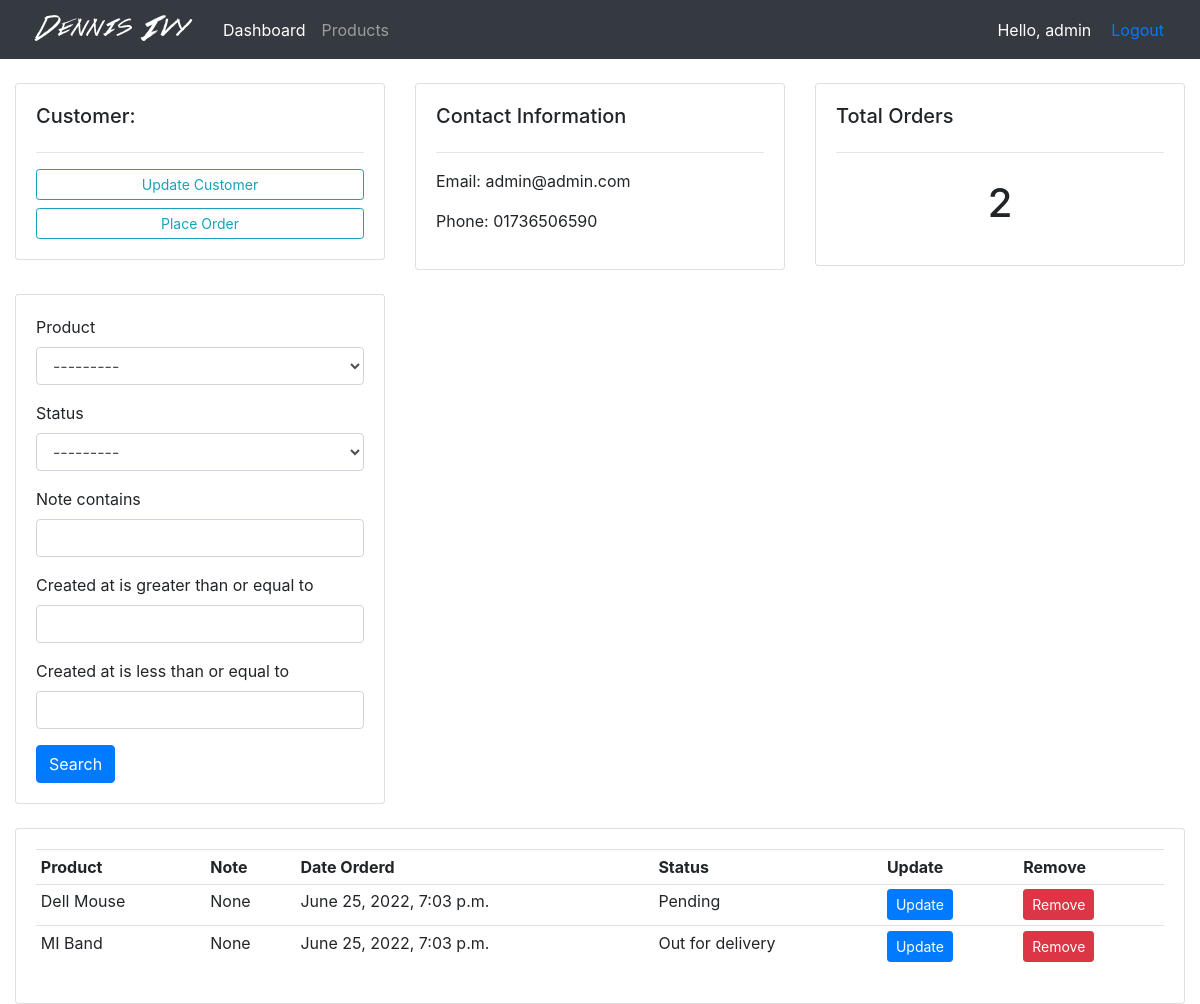
The page /customer/3/ (signed in) on the database its author committed.
### accounts/models.py (models this page shows, shortened)
class Customer(models.Model):
    user = models.OneToOneField(
        User, null=True, blank=True, on_delete=models.CASCADE)
    name = models.CharField(max_length=200)
    phone = models.CharField(max_length=200)
    email = models.CharField(max_length=200)
    profile_pic = models.ImageField(
        default="profile1.png", null=True, blank=True)
    created_at = models.DateTimeField(auto_now_add=True)

class Order(models.Model):
    STATUS = (
        ('Pending', 'Pending'),
        ('Out for delivery', 'Out for delivery'),
        ('Delivered', 'Delivered')
    )
    customer = models.ForeignKey(
        Customer, null=True, on_delete=models.SET_NULL)
    product = models.ForeignKey(Product, null=True, on_delete=models.SET_NULL)
    created_at = models.DateTimeField(auto_now_add=True, null=True)
    status = models.CharField(max_length=200, null=True, choices=STATUS)
    note = models.CharField(max_length=1000, null=True)

class Product(models.Model):
    CATEGORY = (
        ('Indoor', 'Indoor'),
        ('Outdoor', 'Outdoor')
    )
    name = models.CharField(max_length=200)
    price = models.FloatField(null=True)
    category = models.CharField(max_length=200, choices=CATEGORY)
    description = models.CharField(max_length=200, blank=True)
    created_at = models.DateTimeField(auto_now_add=True)
    tags = models.ManyToManyField(Tag)
    def __str__(self):
        return f"{self.name}"

### accounts/decorators.py (the view)
        def wrapper_func(request, *args, **kwargs):
            group = None
            if request.user.groups.exists():
                group = request.user.groups.all()[0].name
            if group in allowed_roles:
                return view_func(request, *args, **kwargs)
            else:
                return HttpResponse("Unauthorized person!")

### accounts/views.py (called while the page is built)
@login_required(login_url='accounts:login')
@allowed_users(allowed_roles=['admin'])
def customer(request, pk):
    customer = Customer.objects.get(id=pk)
    orders = customer.order_set.all()
    order_count = orders.count()
    myFilter = OrderFilter(request.GET, queryset=orders)
    orders = myFilter.qs
    context = {
        'customer': customer,
        'orders': orders,
        'order_count': order_count,
        'myFilter': myFilter
    }
    return render(request, 'accounts/customer.html', context)

### accounts/templates/accounts/customer.html
{% extends 'accounts/base.html' %}
{% block content %}
{% load crispy_forms_tags %}
<br>
<div class="row">
<div class="col-md">
  <div class="card card-body">
    <h5>Customer:</h5>
    <hr>
    <a class="btn btn-outline-info  btn-sm btn-block" href="">Update Customer</a>
    <a class="btn btn-outline-info  btn-sm btn-block" href="{% url 'accounts:create_order' customer.id %}">Place Order</a>
  </div>
</div>
<div class="col-md">
  <div class="card card-body">
    <h5>Contact Information</h5>
    <hr>
    <p>Email: {{customer.email}}</p>
    <p>Phone: {{customer.phone}}</p>
  </div>
</div>
<div class="col-md">
  <div class="card card-body">
    <h5>Total Orders</h5>
    <hr>
    <h1 style="text-align: center;padding: 10px">{{order_count}}</h1>
  </div>
</div>
</div>
<br>
<div class="row">
<div class="col-md-4">
  <div class="card card-body">
    <form method="get">
      {{myFilter.form|crispy}}
      <button class="btn btn-primary" type="submit">Search</button>
    </form>
  </div>
</div>
</div>
<br>
<div class="row">
<div class="col-md">
  <div class="card card-body">
    <table class="table table-sm">
      <tr>
        <th>Product</th>
        <th>Note</th>
        <th>Date Orderd</th>
        <th>Status</th>
        <th>Update</th>
        <th>Remove</th>
      </tr>
      {% for order in orders %}
      <tr>
        <td>{{order.product}}</td>
        <td>{{order.note}}</td>
        <td>{{order.created_at}}</td>
        <td>{{order.status}}</td>
        <td><a class="btn btn-sm btn-primary" href="{% url 'accounts:update_order' order.id %}">Update</a></td>
				<td><a class="btn btn-sm btn-danger" href="{% url 'accounts:delete_order' order.id %}">Remove</a></td>
      </tr>
      {% endfor %}
    </table>
  </div>
</div>
</div>
{% endblock content %}

### accounts/templates/accounts/base.html (shortened to what this page needs)
{% load static %}
<!DOCTYPE html>
<html lang="en" dir="ltr">
  <head>
    <link rel="stylesheet" href="{% static '/css/main.css' %}" >
    <link rel="stylesheet" href="https://stackpath.bootstrapcdn.com/bootstrap/4.4.1/css/bootstrap.min.css">
  </head>
  <body>
    {%  include 'accounts/navbar.html' %}
	  <div class="container-fluid">
	    {% block content %}
	    {% endblock %}
    </div>
  </body>
</html>

### accounts/templates/accounts/navbar.html (shortened to what this page needs)
{% load static %}
<nav class="navbar navbar-expand-lg navbar-dark bg-dark">
  <img src="{% static 'images/logo.png' %}" alt="">
  <div class="collapse navbar-collapse" id="navbarNav">
    <ul class="navbar-nav">
      {% if request.user.is_staff %}
      <li class="nav-item active">
        <a class="nav-link" href="{% url 'accounts:dashboard' %}">Dashboard <span class="sr-only">(current)</span></a>
      </li>
      <li class="nav-item">
        <a class="nav-link" href="{% url 'accounts:product' %}">Products</a>
      </li>
      {% else %}
      <li class="nav-item">
        <a class="nav-link" href="{% url 'accounts:account' %}">Settings</a>
      </li>
      {% endif %}
    </ul>
  </div>
  <span class="hlw-msg">Hello, {{request.user}}</span>
  <span class="hlw-msg"><a href="{% url 'accounts:logout' %}">Logout</a></span>
</nav>

### static/css/main.css (style rules this page uses)
body { background-color: #ebeff5; }

### accounts/templates/accounts/navbar.html (style rules this page uses)
.hlw-msg { font-size: 16px; color: #fff; margin-right: 20px; }

### rows shown on the page
Customer: email "admin@admin.com", phone "01736506590"
Order: product "Dell Mouse", note "None", created_at "June 25, 2022, 7:03 p.m.", status "Pending"
Order: product "MI Band", note "None", created_at "June 25, 2022, 7:03 p.m.", status "Out for delivery"

### other values the page prints
{{ request.user }} "admin"
{{ order_count }} "2"
